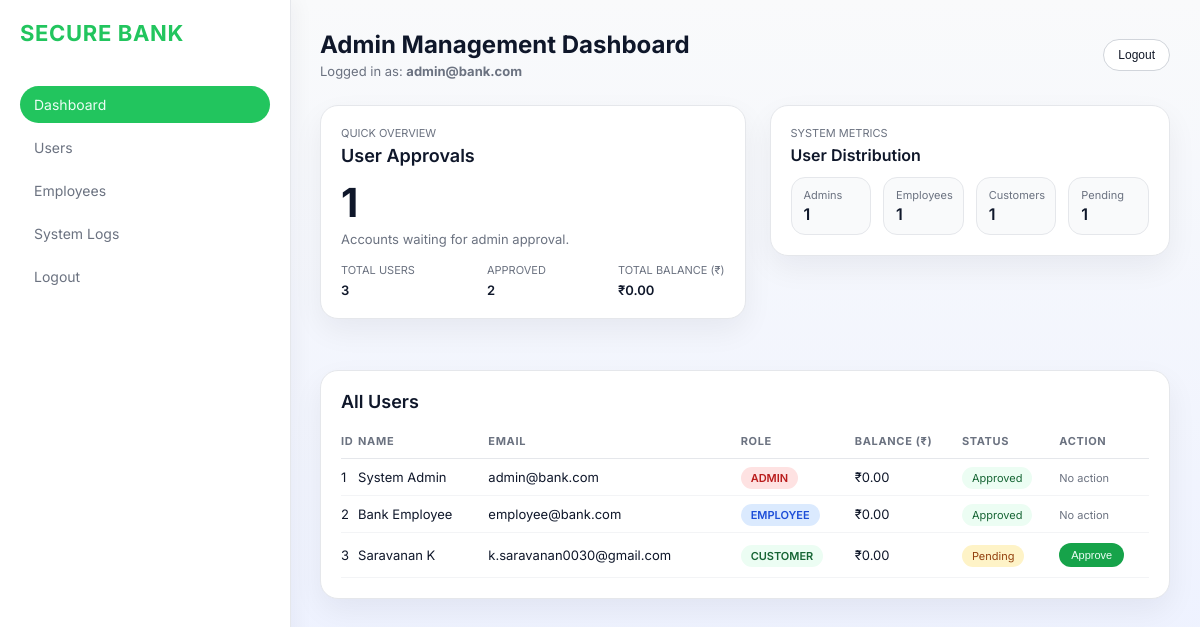
The app's page /admin_dashboard (signed in), older data.
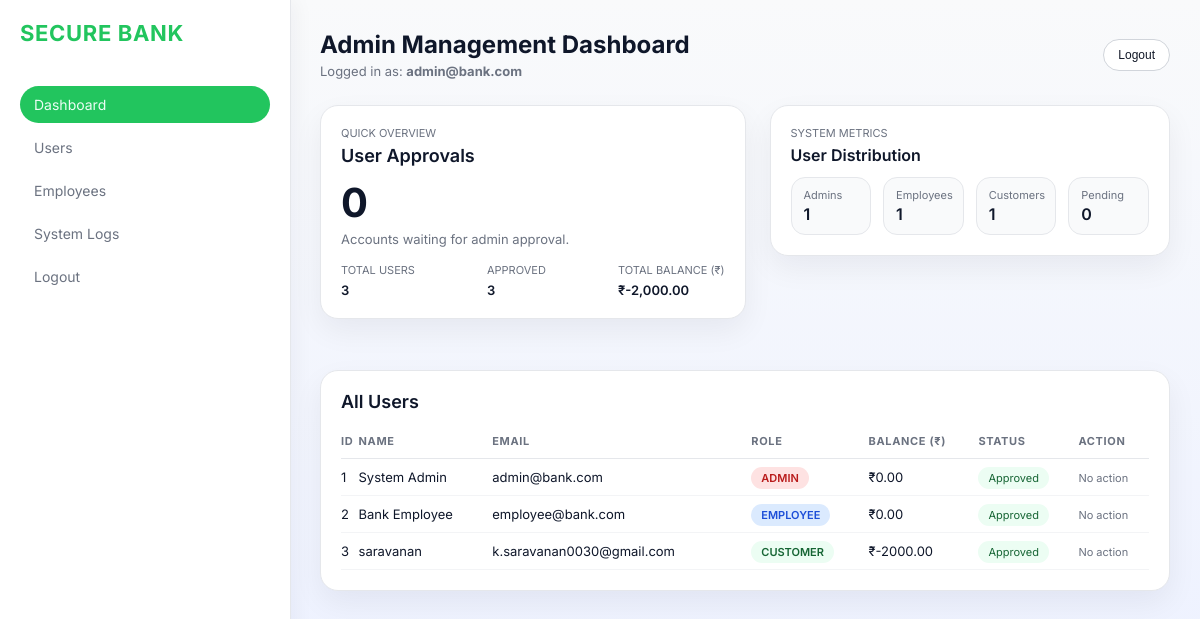
The same page, newer data.
### tables this page shows
CREATE TABLE users (
            id INTEGER PRIMARY KEY AUTOINCREMENT,
            account_number TEXT UNIQUE,
            name TEXT,
            email TEXT UNIQUE,
            password TEXT,
            balance REAL DEFAULT 0,
            role TEXT DEFAULT 'user',
            full_name TEXT,
            phone TEXT,
            address TEXT,
            aadhaar TEXT,
            approval_status TEXT DEFAULT 'pending',
            last_login TEXT
        );

### app.py (the view)
@app.route("/admin_dashboard")
@roles_allowed("admin")
def admin_dashboard():
    conn = db()
    users = conn.execute("SELECT * FROM users").fetchall()
    total_users = len(users)
    total_admins = sum(1 for u in users if u["role"] == "admin")
    total_employees = sum(1 for u in users if u["role"] == "employee")
    total_customers = sum(1 for u in users if u["role"] not in ("admin", "employee"))
    pending_users = sum(1 for u in users if u["approval_status"] != "approved")
    approved_users = sum(1 for u in users if u["approval_status"] == "approved")
    total_balance = sum((u["balance"] or 0) for u in users)
    conn.close()
    return render_template(
        "admin_dashboard.html",
        users=users,
        total_users=total_users,
        total_admins=total_admins,
        total_employees=total_employees,
        total_customers=total_customers,
        pending_users=pending_users,
        approved_users=approved_users,
        total_balance=total_balance,
    )

### app.py (called while the page is built)
def db():
    conn = sqlite3.connect(DB_NAME)
    conn.row_factory = sqlite3.Row
    return conn

def roles_allowed(*roles):
    def wrapper(f):
        @wraps(f)
        def decorated(*args, **kwargs):
            if "user" not in session:
                flash("Login required")
                return redirect("/login")
            if session.get("role") not in roles:
                flash("Access denied")
                return redirect("/login")
            return f(*args, **kwargs)
        return decorated
    return wrapper

### templates/admin_dashboard.html (shortened to what this page needs)
<!DOCTYPE html>
<html lang="en">
<head>
</head>
<body>
<div class="sidebar">
    <div class="logo">SECURE BANK</div>
    <div class="nav-item active">Dashboard</div>
    <div class="nav-item">Users</div>
    <div class="nav-item">Employees</div>
    <div class="nav-item">System Logs</div>
    <div class="nav-item" onclick="window.location.href='/logout'">Logout</div>
</div>
<div class="main-content">
    <header style="margin-bottom: 26px; display:flex; justify-content:space-between; align-items:center;">
        <div>
            <h2 style="margin:0;">Admin Management Dashboard</h2>
            <div style="font-size:13px; color:var(--text-dim); margin-top:4px;">
                Logged in as: <strong>{{ session['user'] }}</strong>
            </div>
        </div>
        <button class="ghost-btn" onclick="window.location.href='/logout'">Logout</button>
    </header>
    <div class="dashboard-top">
        <div class="card">
            <div class="overview-header-row">
                <div>
                    <span class="bank-label">Quick Overview</span>
                    <h3 class="overview-title">User Approvals</h3>
                </div>
            </div>
            <div class="overview-main-number">{{ pending_users }}</div>
            <div style="font-size:13px; color:var(--text-dim); margin-bottom:16px;">
                Accounts waiting for admin approval.
            </div>
            <div class="overview-foot-row">
                <div>
                    <div class="bank-label">Total Users</div>
                    <div class="overview-foot-number">{{ total_users }}</div>
                </div>
                <div>
                    <div class="bank-label">Approved</div>
                    <div class="overview-foot-number">{{ approved_users }}</div>
                </div>
                <div>
                    <div class="bank-label">Total Balance (₹)</div>
                    <div class="overview-foot-number">₹{{ "{:,.2f}".format(total_balance) }}</div>
                </div>
            </div>
        </div>
        <div class="overview-right">
            <div class="card">
                <div class="overview-header-row">
                    <div>
                        <span class="bank-label">System Metrics</span>
                        <h3 class="overview-title" style="font-size:16px;">User Distribution</h3>
                    </div>
                </div>
                <div class="metrics-row">
                    <div class="metric-card">
                        <div class="metric-label">Admins</div>
                        <div class="metric-value">{{ total_admins }}</div>
                    </div>
                    <div class="metric-card">
                        <div class="metric-label">Employees</div>
                        <div class="metric-value">{{ total_employees }}</div>
                    </div>
                    <div class="metric-card">
                        <div class="metric-label">Customers</div>
                        <div class="metric-value">{{ total_customers }}</div>
                    </div>
                    <div class="metric-card">
                        <div class="metric-label">Pending</div>
                        <div class="metric-value">{{ pending_users }}</div>
                    </div>
                </div>
            </div>
        </div>
    </div>
    <div class="card">
        <div class="overview-header-row">
            <h3 class="overview-title">All Users</h3>
        </div>
        <table>
            <thead>
                <tr>
                    <th>ID</th>
                    <th>Name</th>
                    <th>Email</th>
                    <th>Role</th>
                    <th>Balance (₹)</th>
                    <th>Status</th>
                    <th>Action</th>
                </tr>
            </thead>
            <tbody>
                {% for user in users %}
                <tr>
                    <td>{{ user['id'] }}</td>
                    <td>{{ user['name'] }}</td>
                    <td>{{ user['email'] }}</td>
                    <td>
                        <span class="role-badge role-{{ user['role'] if user['role'] in ['admin','employee','user'] else 'user' }}">
                            {{ user['role'].upper() }}
                        </span>
                    </td>
                    <td>₹{{ "%.2f"|format(user['balance'] if user['balance'] else 0) }}</td>
                    <td>
                        {% if user['approval_status'] == 'approved' %}
                            <span class="status-pill status-approved">Approved</span>
                        {% elif user['approval_status'] == 'pending' %}
                            <span class="status-pill status-pending">Pending</span>
                        {% else %}
                            <span class="status-pill status-other">{{ user['approval_status']|capitalize }}</span>
                        {% endif %}
                    </td>
                    <td>
                        {% if user['approval_status'] != 'approved' and user['role'] != 'admin' %}
                            <button class="approve-btn" onclick="window.location.href='/approve/{{ user['id'] }}'">Approve</button>
                        {% else %}
                            <span style="font-size:11px; color:var(--text-dim);">No action</span>
                        {% endif %}
                    </td>
                </tr>
                {% endfor %}
            </tbody>
        </table>
    </div>
</div>
</body>
</html>

### templates/admin_dashboard.html (style rules this page uses)
:root { --bg-color: #f3f4f6; --card-bg: #ffffff; --accent-green: #16a34a; --accent-red: #ef4444; --accent-primary: #22c55e; --text-main: #0f172a; --text-dim: #6b7280; --sidebar-width: 250px; --border: 1px solid #e5e7eb; }
body { font-family: 'Inter', sans-serif; background: linear-gradient(180deg, #f9fafb, #eef2ff); color: var(--text-main); margin: 0; display: flex; }
.sidebar { width: var(--sidebar-width); background: #ffffff; height: 100vh; padding: 20px; position: fixed; border-right: var(--border); box-shadow: 6px 0 18px rgba(15, 23, 42, 0.04); }
.logo { color: var(--accent-primary); font-size: 22px; font-weight: 700; margin-bottom: 40px; letter-spacing: 0.03em; }
.nav-item { padding: 10px 14px; color: var(--text-dim); cursor: pointer; transition: 0.25s; border-radius: 999px; margin-bottom: 6px; font-size: 14px; }
.nav-item.active { background: #22c55e; color: #ecfdf5; }
.main-content { margin-left: calc(var(--sidebar-width) + 40px); padding: 30px; width: 100%; max-width: 1280px; }
.card { background: var(--card-bg); border-radius: 18px; padding: 20px; border: var(--border); margin-bottom: 25px; box-shadow: 0 12px 30px rgba(15, 23, 42, 0.06); }
.dashboard-top { display: grid; grid-template-columns: 1.7fr 1.6fr; gap: 24px; margin-bottom: 26px; align-items: stretch; }
.overview-right { display: flex; flex-direction: column; gap: 18px; }
.overview-header-row { display: flex; align-items: center; justify-content: space-between; margin-bottom: 12px; }
.overview-title { margin: 0; font-size: 18px; font-weight: 600; }
.overview-main-number { font-size: 40px; font-weight: 700; margin-bottom: 4px; }
.bank-label { font-size: 11px; color: var(--text-dim); margin-bottom: 5px; text-transform: uppercase; display: block; }
.overview-foot-row { display: flex; justify-content: space-between; gap: 20px; font-size: 13px; }
.overview-foot-number { font-weight: 600; margin-top: 4px; }
.ghost-btn { border-radius: 999px; border: 1px solid #d1d5db; background: #ffffff; padding: 8px 14px; font-size: 12px; color: #111827; cursor: pointer; }
.metrics-row { display: grid; grid-template-columns: repeat(4, minmax(0, 1fr)); gap: 12px; margin-top: 12px; }
.metric-card { background: #f9fafb; border-radius: 14px; padding: 10px 12px; border: 1px solid #e5e7eb; }
.metric-label { font-size: 11px; color: var(--text-dim); }
.metric-value { font-size: 16px; font-weight: 600; margin-top: 2px; }
table { width: 100%; border-collapse: collapse; margin-top: 10px; font-size: 13px; }
th { text-align: left; color: var(--text-dim); font-size: 11px; padding: 10px 0; border-bottom: 1px solid #e5e7eb; text-transform: uppercase; letter-spacing: 0.06em; }
td { padding: 10px 0; border-bottom: 1px solid #f3f4f6; }
.role-badge { padding: 4px 10px; border-radius: 999px; font-size: 11px; font-weight: 600; }
.role-admin { background: #fee2e2; color: #b91c1c; }
.role-employee { background: #dbeafe; color: #1d4ed8; }
.role-user { background: #ecfdf3; color: #166534; }
.status-pill { border-radius: 999px; padding: 4px 10px; font-size: 11px; }
.status-approved { background: #ecfdf3; color: #166534; }

Row changes from the older to the newer data that the page shows:
changed users "k.saravanan0030@gmail.com": name "Saravanan K" → "saravanan"; balance "0.00" → "-2000.00"; approval_status "Pending Approve" → "Approved No action"
Text that changed along with them:
{{ pending_users }}: "1" → "0"
{{ approved_users }}: "2" → "3"
{{ "{:,.2f}".format(total_balance) }}: "0.00" → "-2,000.00"
